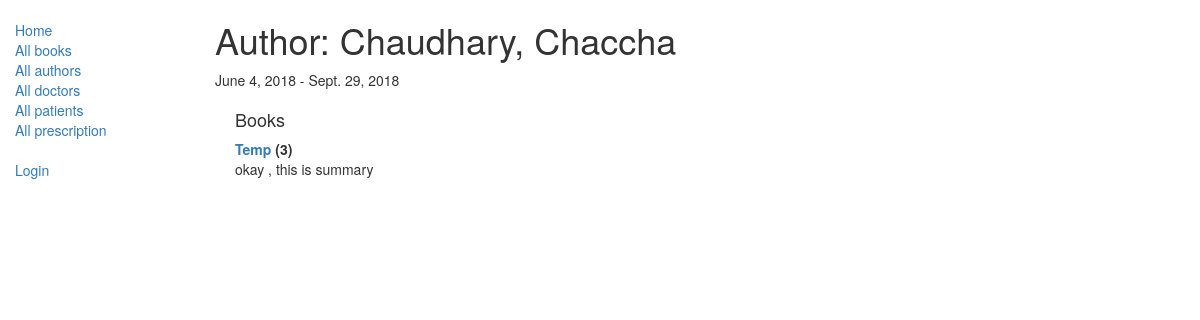
The app's page /catalog/author/1 with its own data.
### catalog/models.py (models this page shows, shortened)
class Author(models.Model):
    first_name = models.CharField(max_length=100)
    last_name = models.CharField(max_length=100)
    date_of_birth = models.DateField(null=True, blank=True)
    date_of_death = models.DateField('died', null=True, blank=True)
    class Meta:
        ordering = ["last_name","first_name"]
    def __str__(self):
        return '{0}, {1}'.format(self.last_name,self.first_name)

class Book(models.Model):
    title = models.CharField(max_length=200)
    author = models.ForeignKey('Author', on_delete=models.SET_NULL, null=True)
    summary = models.TextField(max_length=1000, help_text="Enter a brief description of the book")
    isbn = models.CharField('ISBN',max_length=13, help_text='13 Character <a href="https://www.isbn-international.org/content/what-isbn">ISBN number</a>')
    genre = models.ManyToManyField(Genre, help_text="Select a genre for this book")
    language = models.ForeignKey('Language', on_delete=models.SET_NULL, null=True)
    def __str__(self):
        return self.title

### catalog/views.py (the view)
# urls.py: path('author/<int:pk>', views.AuthorDetailView.as_view(), name='author-detail'),
class AuthorDetailView(generic.DetailView):
    model = Author

### catalog/templates/catalog/author_detail.html
{% extends "base_generic.html" %}
{% block content %}
<h1>Author: {{ author }} </h1>
<p>{{author.date_of_birth}} - {% if author.date_of_death %}{{author.date_of_death}}{% endif %}</p>
<div style="margin-left:20px;margin-top:20px">
<h4>Books</h4>
<dl>
{% for book in author.book_set.all %}
  <dt><a href="{% url 'book-detail' book.pk %}">{{book}}</a> ({{book.bookinstance_set.all.count}})</dt>
  <dd>{{book.summary}}</dd>
{% endfor %}
</dl>
</div>
{% endblock %}

### records on screen
Author: last_name+first_name "Chaudhary, Chaccha", date_of_birth "June 4, 2018", date_of_death "Sept. 29, 2018"
Book: title "Temp", bookinstance_set.all.count "3", summary "okay , this is summary"
